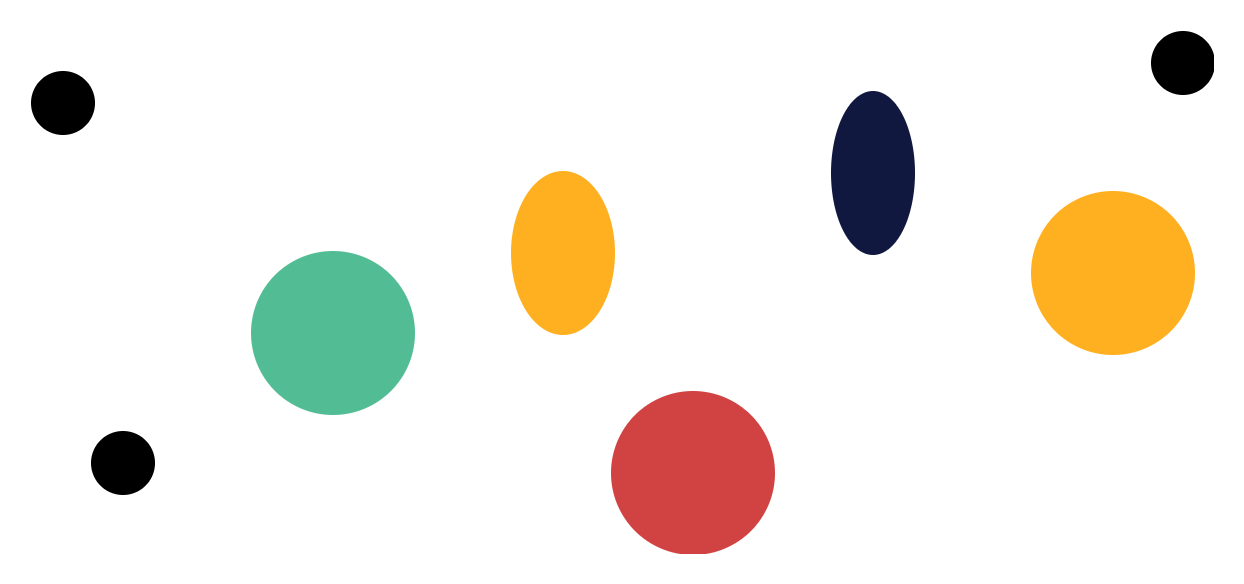
#> input picture Open-cv-detections/circle-detect/area-cercles.jpg, 1244 x 584 px
$ python circles_detect.py
#> lines starting #> are read from the running program, lines starting #| are printed output that depends on the picture
import cv2
import numpy as np

# Load image
image = cv2.imread('./area-cercles.jpg', 0)
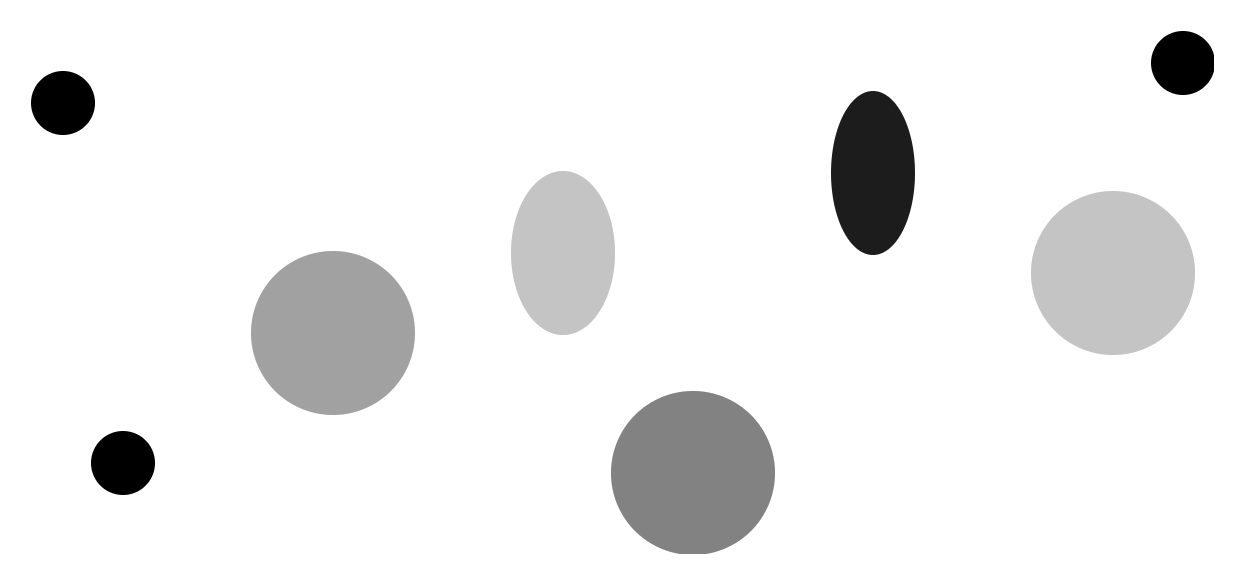
#> image: shape (584, 1244); min 0, max 255, mean 239.1

# Set our filtering parameters
# Initialize parameter setting using cv2.SimpleBlobDetector
params = cv2.SimpleBlobDetector_Params()

# Set Area filtering parameters ... to avoid point detection
params.filterByArea = True
params.minArea = 100

# Set Circularity filtering parameters .. to detect circles
params.filterByCircularity = True
params.minCircularity = 0.9

# Set Convexity filtering parameters ... to get complete circled shape
params.filterByConvexity = True
params.minConvexity = 0.2

# Set inertia filtering parameters ... to avoid elipse detections
params.filterByInertia = True
params.minInertiaRatio = 0.01

# Create a detector with the parameters
detector = cv2.SimpleBlobDetector_create(params)

# Detect blobs
keypoints = detector.detect(image)
#> keypoints = 3 keypoints; (x, y, size): (122, 462, 65.2), (62, 102, 65.2), (1182, 62, 65.1)
print("keypoints", keypoints)
#> (printed output is left out)
# Draw blobs on our image as red circles
blank = np.zeros((1, 1))
blobs = cv2.drawKeypoints(image, keypoints, blank, (0, 0, 255),
                          cv2.DRAW_MATCHES_FLAGS_DRAW_RICH_KEYPOINTS)

number_of_blobs = len(keypoints)
#> number_of_blobs = 3
text = "Number of Circular shape: " + str(len(keypoints))
#> text = 'Number of Circular shape: 3'
cv2.putText(blobs, text, (20, 550),
            cv2.FONT_HERSHEY_SIMPLEX, 1, (255, 0, 0), 2)
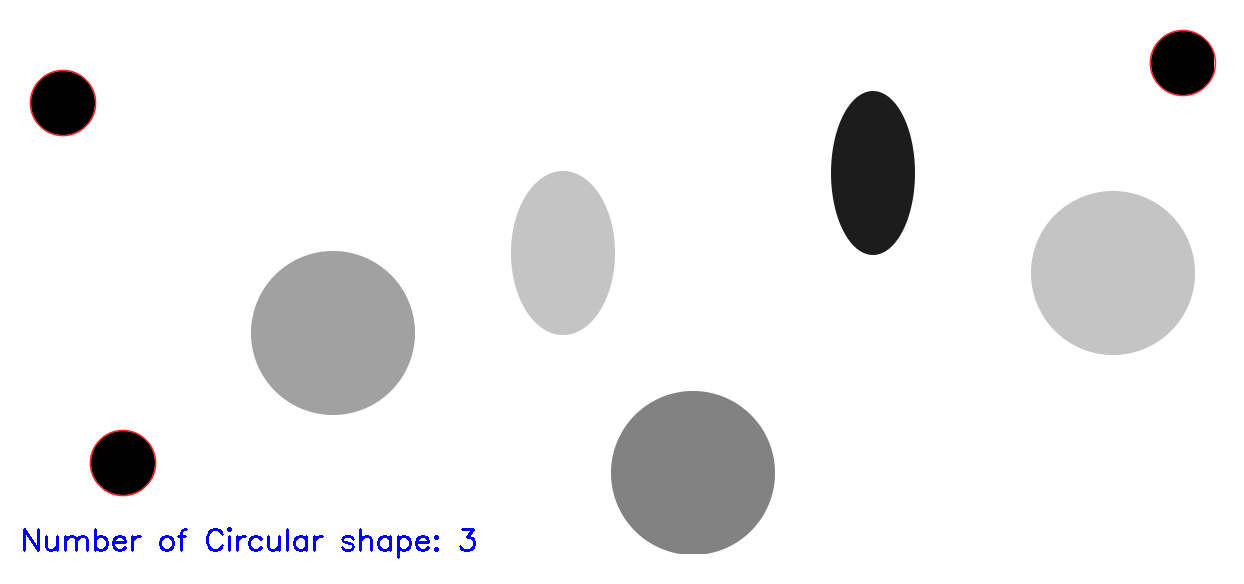
#> blobs: shape (584, 1244, 3); mean of channels 0, 1, 2 238.8, 237.8, 238.1; drawn as B, G, R

cv2.imwrite("./FiltredCircles.jpg", blobs)

$ run again, with Open-cv-detections/circle-detect/circle.jpg copied over Open-cv-detections/circle-detect/area-cercles.jpg
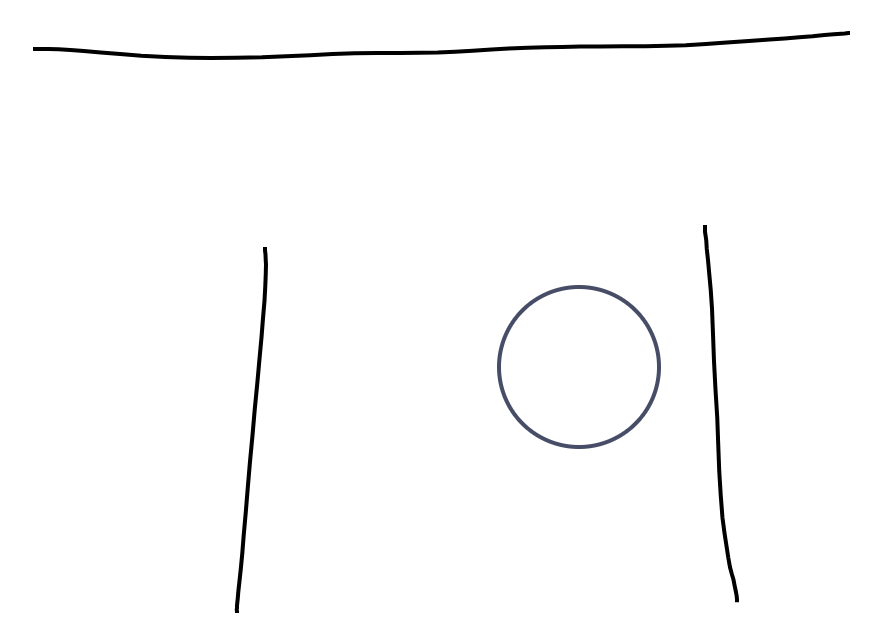
#> input picture Open-cv-detections/circle-detect/circle.jpg, 882 x 644 px
#> keypoints = ()
#| keypoints ()
#> number_of_blobs = 0
#> text = 'Number of Circular shape: 0'
#> `cv2.putText(blobs, text, (20, 550), cv2.FONT_HERSHEY_SIMPLEX, 1, (255,..`:
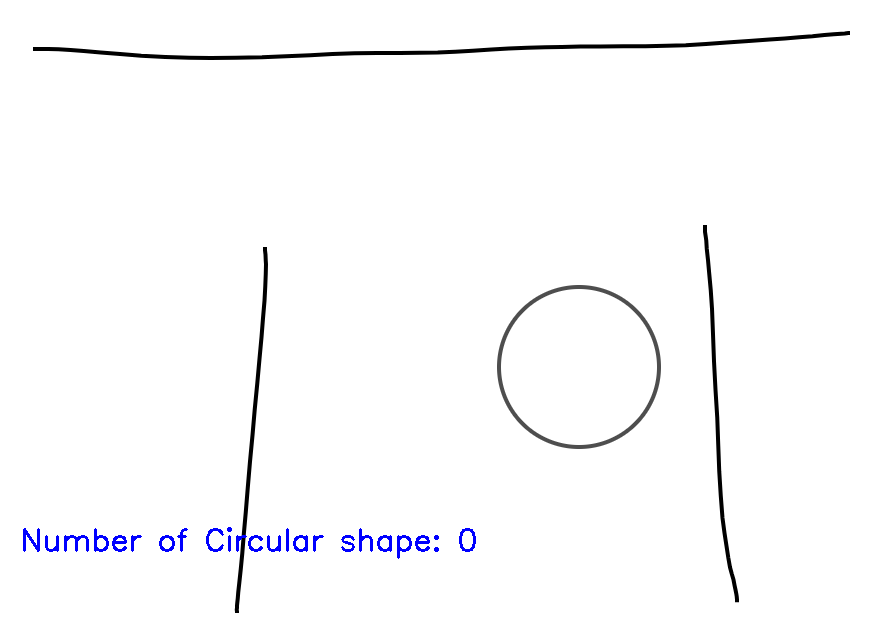
#> blobs: shape (644, 882, 3); mean of channels 0, 1, 2 251.6, 250.3, 250.3; drawn as B, G, R

$ run again, with Open-cv-detections/circle-detect/circles.jpg copied over Open-cv-detections/circle-detect/area-cercles.jpg
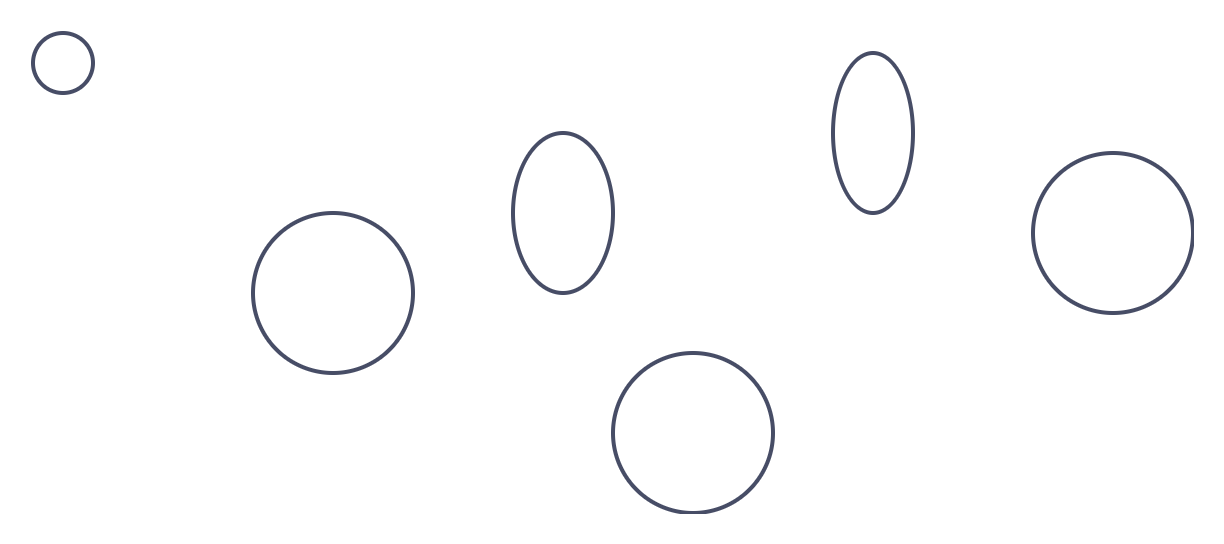
#> input picture Open-cv-detections/circle-detect/circles.jpg, 1224 x 544 px
#> keypoints = ()
#| keypoints ()
#> number_of_blobs = 0
#> text = 'Number of Circular shape: 0'
#> `cv2.putText(blobs, text, (20, 550), cv2.FONT_HERSHEY_SIMPLEX, 1, (255,..`:
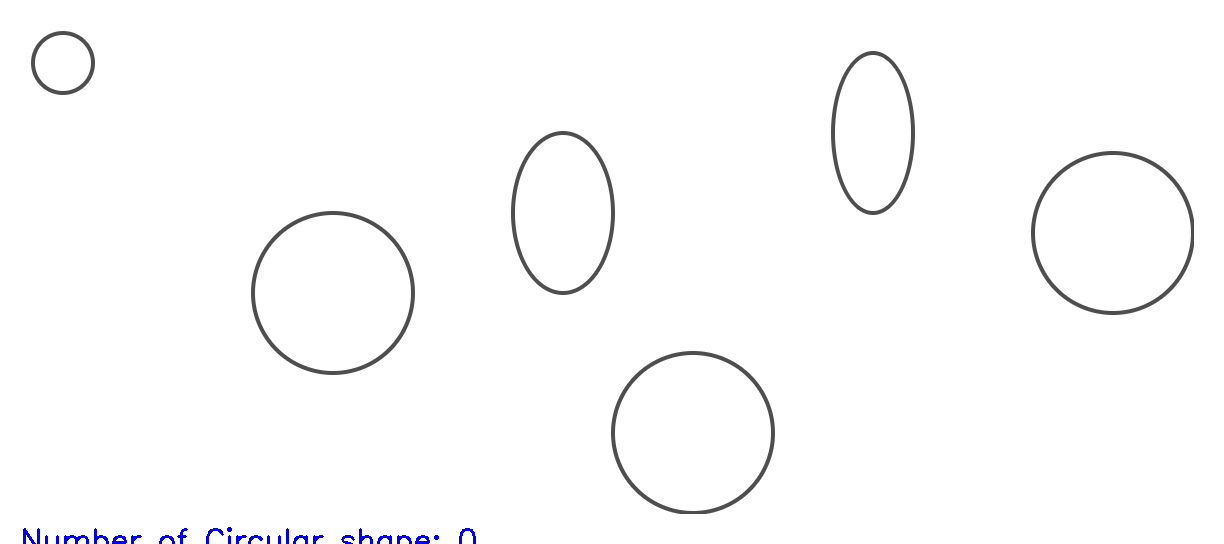
#> blobs: shape (544, 1224, 3); mean of channels 0, 1, 2 252.4, 251.7, 251.7; drawn as B, G, R

$ run again, with Open-cv-detections/circle-detect/moreshape.jpg copied over Open-cv-detections/circle-detect/area-cercles.jpg
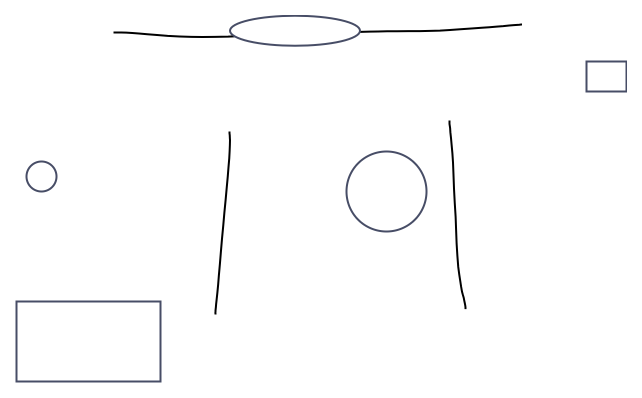
#> input picture Open-cv-detections/circle-detect/moreshape.jpg, 1284 x 796 px (shown at 1/2 size)
#> keypoints = ()
#| keypoints ()
#> number_of_blobs = 0
#> text = 'Number of Circular shape: 0'
#> `cv2.putText(blobs, text, (20, 550), cv2.FONT_HERSHEY_SIMPLEX, 1, (255,..`:
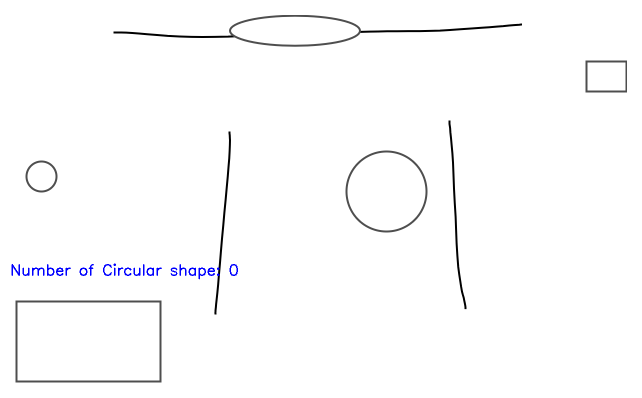
#> blobs: shape (796, 1284, 3) (shown at 1/2 size); mean of channels 0, 1, 2 252, 251.3, 251.3; drawn as B, G, R
